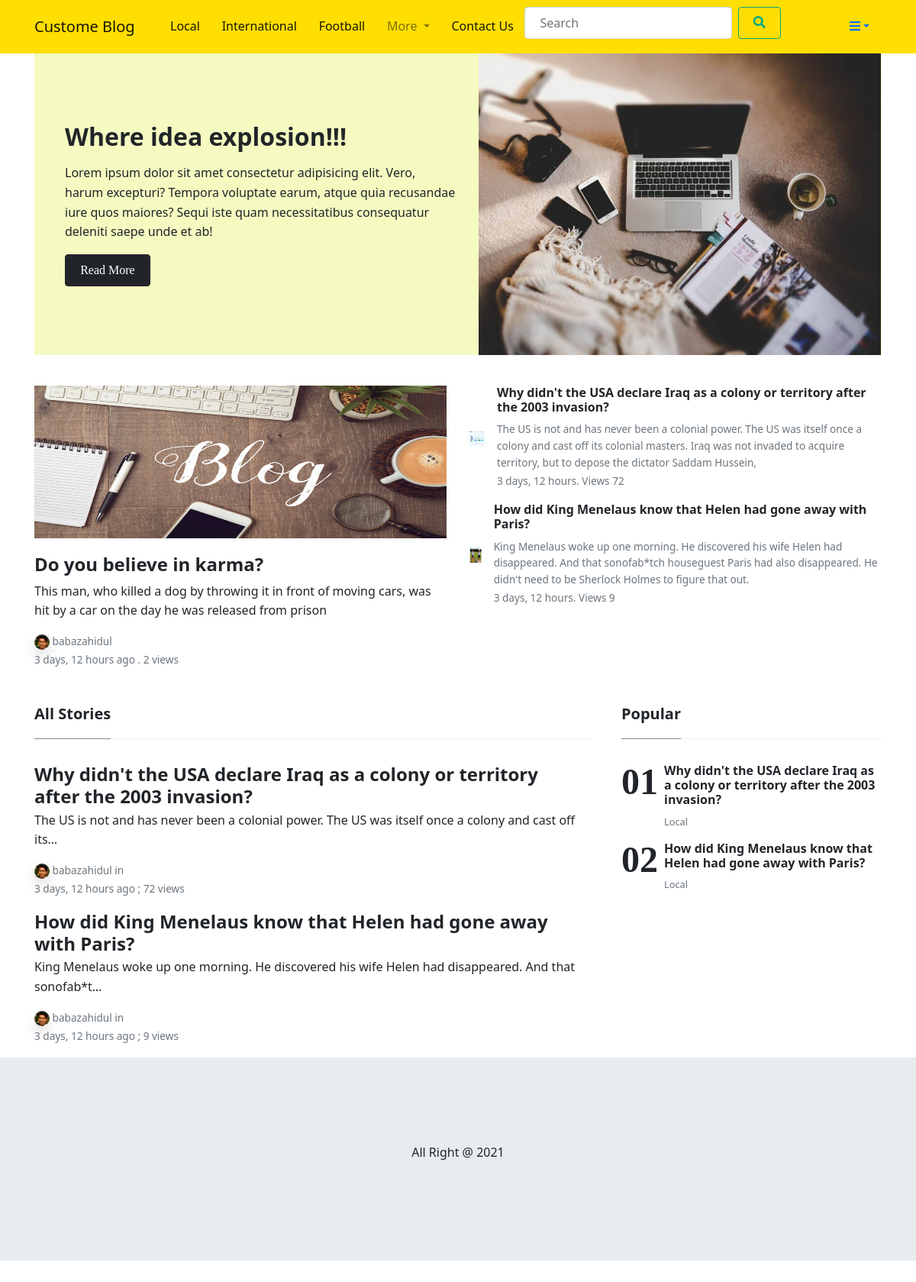
The app's page / (signed in) with its own data.
### blog/models.py (models this page shows, shortened)
class Category(models.Model):
    name = models.CharField(max_length=20)
    slug = models.SlugField(null=True, blank=True)
    image = models.ImageField(null=True, upload_to='category/', blank=True)
    created_date = models.DateTimeField(auto_now=True)
    class Meta:
        verbose_name_plural = "Category"
    def __str__(self):
        return self.name

class Post(models.Model):
    title = models.CharField(max_length=100)
    description = models.TextField()
    image = models.ImageField(upload_to = "blog/feature_image/", blank=True, null=True)
    category = models.ForeignKey(Category, on_delete=models.SET_NULL, null=True)
    tags = models.ManyToManyField(Tag, blank=True)
    author = models.ForeignKey(Author, on_delete=models.SET_NULL, null=True)
    status = models.CharField(choices=STATUS, max_length=10, default='active')
    featured = models.BooleanField(default=False)
    visit_count = models.IntegerField(default=0)
    visible = models.BooleanField(default=True)
    created_date = models.DateTimeField(auto_now_add=True)
    class Meta:
        verbose_name_plural = "Post"

class Author(models.Model):
    author = models.OneToOneField(User, on_delete=models.SET_NULL, null=True)
    first_name = models.CharField(max_length=20)
    last_name = models.CharField(max_length=20)
    email = models.EmailField()
    designation = models.CharField(choices=DESIGNATION, max_length=20)
    author_img = models.ImageField(upload_to="author/", blank=True, null=True)
    author_status = models.CharField(choices=STATUS, max_length=12)
    class Meta:
        verbose_name_plural = "Author"

### blog/views.py (the view)
# urls.py: path('', views.home, name='home'),
def home(request):
    feature_post = Post.objects.filter(status='active', featured=True, visible=True).order_by('category', '-created_date')[:5]
    context={
        'f_post': feature_post.first(),
        's_post': feature_post[1],
        'last_post': feature_post[2:]
    }
    return render(request, 'pages/home.html', context)

### blog/custome_context_processor.py (called while the page is built)
def menucategory(request):
    category_3 = Category.objects.all()\
        .annotate(num_post=Count('post'))\
        .order_by('-num_post')[:3]
    rest_category = Category.objects.all()\
        .annotate(num_post=Count('post'))\
        .order_by('-num_post')[3:]
    context = {
        'category_3' : category_3,
        'rest_category': rest_category,
    }
    return context

### templates/pages/home.html (shortened to what this page needs)
{% extends 'base.html' %}
{% load static %}
{% block content %}
<div class="container">
	<div class="jumbotron jumbotron-fluid mb-3 pt-0 pb-0 bg-lightblue position-relative">
		<div class="pl-4 pr-0 h-100 tofront">
			<div class="row justify-content-between">
				<div class="col-md-6 pt-6 pb-6 align-self-center">
					<h2 class="secondfont mb-3 font-weight-bold">Where idea explosion!!!</h2>
					<p class="mb-3">
						Lorem ipsum dolor sit amet consectetur adipisicing elit. Vero, harum excepturi? Tempora
						voluptate earum, atque quia recusandae iure quos maiores? Sequi iste quam necessitatibus
						consequatur deleniti saepe unde et ab!
					</p>
					<a href="#" class="btn btn-dark">Read More</a>
				</div>
				<div class="col-md-6 d-none d-md-block pr-0"><img style="background-size: cover;"
						src="{% static 'images/blog.jpeg' %}" alt=""> </div>
			</div>
		</div>
	</div>
</div>
<div class="container py-4 " style="margin-bottom: 70px;">
	<div class="row">
		<div class="col-lg-6">
			<div class="card border-0 mb-4 box-shadow h-xl-300">
				<div>
					<img src="{% static 'images/blog2.jpg' %}"
						style="height: 200px; background-size: cover; background-repeat: no-repeat; width: 100%;"
						alt="">
				</div>
				<div class="card-body px-0 pb-0 d-flex flex-column align-items-start">
					<h2 class="h4 font-weight-bold">
						<a class="text-dark" href="{% url 'view_post' s_post.id %}"> {{ s_post.title }}</a>
					</h2>
					<p class="card-text">
						{{ s_post.description|truncatechars:150 }}
					</p>
					<div>
						<small class="d-block">
							{% if s_post.author.author_img %}
							<img height="20" class="rounded-circle shadow" style="border-radius: 50%;"
								src="{{ s_post.author.author_img.url }}">
							{% else %}
							<img class="rounded-circle shadow" height="20"
								src="https://www.pngarts.com/files/11/Avatar-PNG-Transparent-Image.png" alt="">
							{% endif %}
							<a class="text-muted" href="#">{{s_post.author.author.username}}</a></small>
						<small class="text-muted">{{ s_post.created_date | timesince }} ago . {{s_post.visit_count}}
							views</small>
					</div>
				</div>
			</div>
		</div>
		<div class="col-lg-6">
			<div class="flex-md-row mb-4 box-shadow h-xl-300">
					{% for post in last_post %}
					<div class="mb-3 d-flex align-items-center">
						{% if post.image %}
						<img height="20" width="20" src="{{ post.image.url }}">
						{% else %}
						<img height="20" width="20" src="{% static 'empty.jpg' %}">
						{% endif %}
						<div class="pl-3">
							<h2 class="mb-2 h6 font-weight-bold">
								<a class="text-dark" href="{% url 'view_post' post.id %}">{{ post.title }}</a>
							</h2>
							<div class="card-text text-muted small">
								{{ post.description }}
							</div>
							<small class="text-muted">{{ post.created_date | timesince }}. Views {{ post.visit_count }}</small>
						</div>
					</div>
					{% endfor %}
			</div>
		</div>
	</div>
</div>
<div class="container">
	<div class="row justify-content-between">
		<div class="col-md-8">
			<h5 class="font-weight-bold spanborder"><span>All Stories</span></h5>
			{% for p in last_post %}
			<div class="mb-3 d-flex justify-content-between">
				<div class="pr-3">
					<h2 class="mb-1 h4 font-weight-bold">
						<a class="text-dark" href="{% url 'view_post'  p.id %}">{{ p.title }}</a>
					</h2>
					<p>
						{{ p.description | truncatechars:100 }}
					</p>
					<div class="card-text text-muted small">
						{% if p.author.author_img %}
						<img height="20" class="rounded-circle shadow" style="border-radius: 50%;"
							src="{{ p.author.author_img.url }}">
						{% else %}
						<img class="rounded-circle shadow" height="20"
							src="https://www.pngarts.com/files/11/Avatar-PNG-Transparent-Image.png" alt="">
						{% endif %}
						{{ p.author.author.username }} in <a class="text-dark" href="">{{ p.catagories.name }} </a>
					</div>
					<small class="text-muted">{{p.created_date|timesince }} ago ; {{ p.visit_count}} views </small>
				</div>
			</div>
			{% endfor %}
		</div>
		<div class="col-md-4 pl-4">
			<h5 class="font-weight-bold spanborder"><span>Popular</span></h5>
			<ol class="list-featured">
				{% for p in last_post %}
				<li>
					<span>
						<h6 class="font-weight-bold">
							<a href="{% url 'view_post' p.id %}" class="text-dark">{{ p.title }}</a>
						</h6>
						<p class="text-muted"> {{p.category.name}}</p>
					</span>
				</li>
				{% endfor %}
			</ol>
		</div>
	</div>
</div>
{% endblock %}

### templates/components/header.html (shortened to what this page needs)
{% load static %}
<nav class="navbar navbar-expand-lg navbar-light bg-warning fixed-top">
    <div class="container">
        <a class="navbar-brand" href="{% url 'home' %}">Custome Blog</a>
        <div class="collapse navbar-collapse" id="navbarSupportedContent">
            <ul class="navbar-nav me-auto mb-2 mb-lg-0">
                {% for category in category_3 %}
                <li class="nav-item">
                    <a class="nav-link active" aria-current="page" href="{% url 'home' %}">{{ category.name }}</a>
                </li>
                {% endfor %}
                <li class="nav-item dropdown">
                    <a class="nav-link dropdown-toggle" href="#" id="navbarDropdown" role="button"
                        data-bs-toggle="dropdown" aria-expanded="false">
                        More
                    </a>
                </li>
                <li class="nav-item">
                    <a class="nav-link active" aria-current="page" href="{% url 'contact_us' %}">Contact Us</a>
                </li>
                <li class="nav-item">
                    <form class="d-flex">
                        <input class="form-control me-2" type="search" placeholder="Search" aria-label="Search">
                        <button class="btn btn-outline-success" type="submit"><i class="fa fa-search"></i></button>
                    </form>
                </li>
            </ul>
            <div class="nav-item dropdown">
                <a class="nav-link dropdown-toggle" href="#" id="navbarDropdown" role="button"
                    data-bs-toggle="dropdown" aria-expanded="false"><i class="fas fa-bars"></i></a>
            </div>
        </div>
    </div>
</nav>

### records on screen
Category: name "Local"
Category: name "International"
Category: name "Football"
Post: title "Do you believe in karma?", description "This man, who killed a dog by throwing it in front of moving cars, was hit by a car on the day he was released from prison", author.author_img (picture), author.author.username "babazahidul", created_date "3 days, 12 hours", visit_count "2"
Post: image (picture), title "Why didn't the USA declare Iraq as a colony or territory after the 2003 invasion?", description "The US is not and has never been a colonial power. The US was itself once a colony and cast off its colonial masters. Iraq was not invaded to acquire territory, but to depose the dictator Saddam Hussein,", created_date "3 days, 12 hours", visit_count "72", description "The US is not and has never been a colonial power. The US was itself once a colony and cast off its…", author.author_img (picture), author.author.username "babazahidul", category.name "Local"
Post: image (picture), title "How did King Menelaus know that Helen had gone away with Paris?", description "King Menelaus woke up one morning. He discovered his wife Helen had disappeared. And that sonofab*tch houseguest Paris had also disappeared. He didn't need to be Sherlock Holmes to figure that out.", created_date "3 days, 12 hours", visit_count "9", description "King Menelaus woke up one morning. He discovered his wife Helen had disappeared. And that sonofab*t…", author.author_img (picture), author.author.username "babazahidul", category.name "Local"
